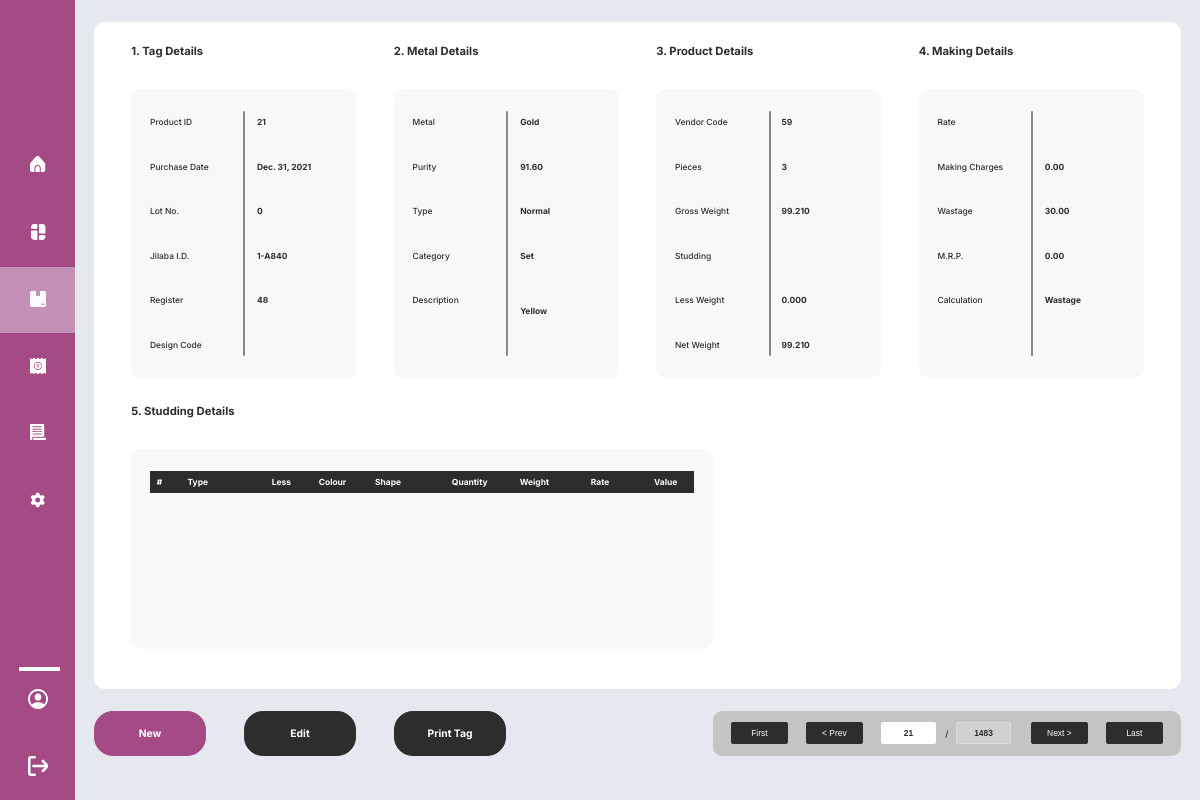
Screenshot of /stock/21 (signed in) with the database file from the repository.
### stock/models.py (models this page shows, shortened)
class Product(models.Model):
    register_id = models.IntegerField(blank=True, null=True)
    metal = models.ForeignKey(Metal, on_delete=models.CASCADE, related_name="products")
    purity = models.ForeignKey(Purity, on_delete=models.CASCADE, related_name="products")
    type = models.ForeignKey(Type, on_delete=models.CASCADE, related_name="products")
    category = models.ForeignKey(Category, on_delete=models.CASCADE, related_name="products")
    pieces = models.IntegerField(default=1)
    gross_weight = models.DecimalField(max_digits=16, decimal_places=3)
    studs_weight = models.DecimalField(max_digits=16, decimal_places=3)
    less_weight = models.DecimalField(max_digits=16, decimal_places=3)
    net_weight = models.DecimalField(max_digits=16, decimal_places=3)
    calculation = models.CharField(max_length=32, choices=[
    ("Making_Charges", "Making_Charges"),
    ("Wastage", "Wastage"),
    ("MRP", "MRP")
    ])
    making_charges = models.DecimalField(max_digits=16, decimal_places=2, blank=True, null=True)
    wastage = models.DecimalField(max_digits=16, decimal_places=2, blank=True, null=True)
    mrp = models.DecimalField(max_digits=16, decimal_places=2, blank=True, null=True)
    description = models.TextField(blank=True)
    vendor = models.ForeignKey(Vendor, on_delete=models.CASCADE, related_name="products")
    purchase_date = models.DateField(blank=True)
    lot_number = models.IntegerField(blank=True, null=True)
    design_code = models.CharField(max_length=32, blank=True)
    old_id = models.CharField(max_length=16, blank=True)
    invoice = models.ForeignKey(Invoice, on_delete=models.CASCADE, related_name="products", blank=True, null=True)
    home_sale = models.ForeignKey(Home_Sale, on_delete=models.CASCADE, related_name="products", blank=True, null=True)
    sold = models.BooleanField(default=False)

class Vendor(models.Model):
    name = models.CharField(max_length=64)
    firm = models.CharField(max_length=64, blank=True)
    contact = models.CharField(max_length=16, blank=True)
    email = models.EmailField(blank=True)
    old_id = models.CharField(max_length=16, blank=True)
    old_description = models.CharField(max_length=64, blank=True)

### masters/models/product.py (models this page shows, shortened)
class Metal(models.Model):
    metal = models.CharField(max_length=32, unique=True)
    symbol = models.CharField(max_length=32, blank=True)
    colour = models.CharField(max_length=32, blank=True)
    melting_point = models.DecimalField(max_digits=16, decimal_places=2, blank=True, null=True)
    boiling_point = models.DecimalField(max_digits=16, decimal_places=2, blank=True, null=True)
    density = models.DecimalField(max_digits=16, decimal_places=2, blank=True, null=True)

class Purity(models.Model):
    purity = models.DecimalField(max_digits=16, decimal_places=2, unique=True)
    karatage = models.CharField(max_length=32, blank=True)
    display_name = models.CharField(max_length=32, blank=True)

class Type(models.Model):
    type = models.CharField(max_length=64, unique=True)
    hsn = models.ForeignKey(HSN, on_delete=models.CASCADE, related_name="types")
    abbreviation = models.CharField(max_length=16, blank=True)

class Category(models.Model):
    category = models.CharField(max_length=64, unique=True)
    abbreviation = models.CharField(max_length=16, blank=True)

### stock/views.py (the view, shortened to what this page needs)
# urls.py: path("<int:pk>", ProductDetailView.as_view(), name="product_detail")
class ProductDetailView(ProductBaseView, DetailView):
    queryset = Product.objects.filter(sold=False).order_by("pk")
    permission_required = "stock.view_product"
    template_name = "stock/product.html"
    def get_context_data(self, **kwargs):
        context = super().get_context_data(**kwargs)
        context["first_id"] = self.queryset.first().id
        context["last_id"] = self.queryset.last().id
        return context

### stock/templates/stock/product.html (shortened to what this page needs)
{% extends "masters/layout.html" %}
{% load static %}
{% block link %}
  <link rel="stylesheet" href="{% static 'CSS/product.css' %}">
{% endblock %}
{% block body %}
  <span class="inner-text">1. Tag Details</span><span class="inner-text">2. Metal Details</span><span class="inner-text">3. Product Details</span><span class="inner-text">4. Making Details</span>
  <div class="inner-box" style="margin-left: 3.125vw;">
    <table class="first-row-tables">
      <tr>
        <td>Product ID</td>
        <td>{{ product.id }}</td>
      </tr>
      <tr>
        <td>Purchase Date</td>
        <td>{{ product.purchase_date }}</td>
      </tr>
      <tr>
        <td>Lot No.</td>
        <td>{{ product.lot_number }}</td>
      </tr>
      <tr>
        <td>Jilaba I.D.</td>
        <td>{{ product.old_id }}</td>
      </tr>
      <tr>
        <td>Register</td>
        <td>{{ product.register_id }}</td>
      </tr>
      <tr>
        <td>Design Code</td>
        <td>{{ product.design_code }}</td>
      </tr>
    </table>
  </div><div class="inner-box">
    <table class="first-row-tables">
      <tr>
        <td>Metal</td>
        <td>{{ product.metal.metal }}</td>
      </tr>
      <tr>
        <td>Purity</td>
        <td>{{ product.purity.purity }}</td>
      </tr>
      <tr>
        <td>Type</td>
        <td>{{ product.type.type }}</td>
      </tr>
      <tr>
        <td>Category</td>
        <td>{{ product.category.category }}</td>
      </tr>
      <tr>
        <td style="padding-bottom: 8.33vh;">Description</td>
        <td style="height: 5.56vh; padding-bottom: 5.56vh;">{{ product.description }}</td>
      </tr>
    </table>
  </div><div class="inner-box">
    <table class="first-row-tables">
      <tr>
        <td>Vendor Code</td>
        <td>{{ product.vendor.id }}</td>
      </tr>
      <tr>
        <td>Pieces</td>
        <td>{{ product.pieces }}</td>
      </tr>
      <tr>
        <td>Gross Weight</td>
        <td>{{ product.gross_weight }}</td>
      </tr>
      <tr>
        <td>Studding</td>
        <td>{{ product.studding_weight }}</td>
      </tr>
      <tr>
        <td>Less Weight</td>
        <td>{{product.less_weight }}</td>
      </tr>
      <tr>
        <td>Net Weight</td>
        <td>{{ product.net_weight }}</td>
      </tr>
    </table>
  </div><div class="inner-box">
    <table class="first-row-tables">
      <tr>
        <td>Rate</td>
        <td>{{ product.rate }}</td>
      </tr>
      <tr>
        <td>Making Charges</td>
        <td>{{ product.making_charges }}</td>
      </tr>
      <tr>
        <td>Wastage</td>
        <td>{{ product.wastage }}</td>
      </tr>
      <tr>
        <td>M.R.P.</td>
        <td>{{ product.mrp }}</td>
      </tr>
      <tr>
        <td style="padding-bottom: 8.33vh;">Calculation</td>
        <td style="padding-bottom: 8.33vh;">{{ product.calculation }}</td>
      </tr>
    </table>
  </div>
  <span class="inner-text">5. Studding Details</span>
  <div class="second-row-boxes">
    <table class="second-row-tables-thead">
      <thead>
        <tr>
          <th>#</th>
          <th>Type</th>
          <th>Less</th>
          <th>Colour</th>
          <th>Shape</th>
          <th>Quantity</th>
          <th>Weight</th>
          <th>Rate</th>
          <th>Value</th>
        </tr>
      </thead>
    </table>
    <table class="second-row-tables">
    </table>
  </div>
</div>
<form action="" method="post">
  <button id="product-new" type="submit" name="product_new">New</button>
</form>
<form action="" method="post">
  <button id="product-edit" type="submit" name="product_edit">Edit</button>
</form>
<form action="" method="post">
  <button id="print-tag" type="submit" name="print_tag">Print Tag</button>
</form>
<div id="bottom-nav-bar">
  <span class="bottom-nav-background"></span>
  <form action="{% url 'product_detail' pk=first_id %}" method="post">
    <button id = "first" type="submit" name="first"
    >First</button>
  </form>
  <form action="{% url 'product_detail' product.id|add:'-1' %}" method="post">
    <button id = "previous" type="submit" name="previous"
    >&#60; Prev</button>
  </form>
  <form action="{% url 'product_detail' pk=0 %}" method="post">
    <input id = "id" type="number" name="id" value="{{ product.id }}" min="1" max="" required oninput="validateID(this, '')" onclick="this.select()">
  </form>
  <span id = "slash">/</span>
  <form action="" method="get">
    <input id = "last-id" type="number" name="last-id" value="{{ last_id }}" disabled>
  </form>
  <form action="{% url 'product_detail' pk=product.id|add:'1' %}" method="post">
    <button id = "next" type="submit" name="next"
    >Next &#62;</button>
  </form>
  <form action="{% url 'product_detail' pk=last_id %}" method="post">
    <button id = "last" type="submit" name="last"
    >Last</button>
  </form>
</div>
{% endblock %}

### masters/static/CSS/layout.css (style rules this page uses)
* { padding: 0px; }
html, body { width: 100vw; height: 100vh; margin: 0px; background: #E5E9EF; }
input[type=number] { -moz-appearance: textfield; }

### rows the page displays
Product: id "21", purchase_date "Dec. 31, 2021", lot_number "0", old_id "1-A840", register_id "48", metal.metal "Gold", purity.purity "91.60", type.type "Normal", category.category "Set", description "Yellow", vendor.id "59", pieces "3", gross_weight "99.210", less_weight "0.000", net_weight "99.210", making_charges "0.00", wastage "30.00", mrp "0.00", calculation "Wastage"
